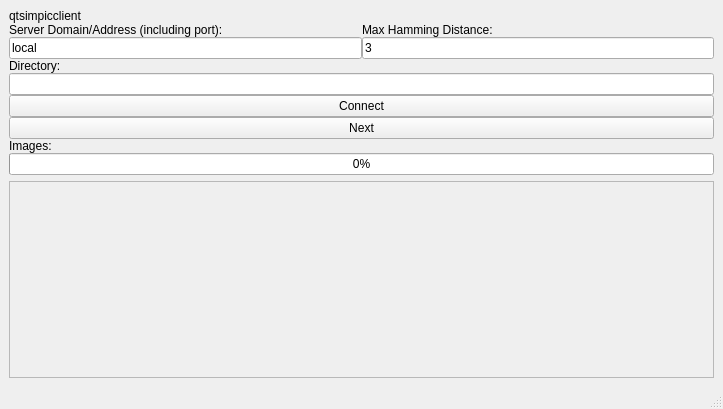
<?xml version="1.0" encoding="UTF-8"?>
<ui version="4.0">
 <class>MainWindow</class>
 <widget class="QMainWindow" name="MainWindow">
  <property name="geometry">
   <rect>
    <x>0</x>
    <y>0</y>
    <width>723</width>
    <height>409</height>
   </rect>
  </property>
  <property name="windowTitle">
   <string>MainWindow</string>
  </property>
  <widget class="QWidget" name="centralwidget">
   <layout class="QGridLayout" name="gridLayout">
    <item row="0" column="0">
     <layout class="QVBoxLayout" name="verticalLayout">
      <property name="spacing">
       <number>0</number>
      </property>
      <item>
       <widget class="QLabel" name="label_2">
        <property name="text">
         <string>qtsimpicclient</string>
        </property>
       </widget>
      </item>
      <item>
       <layout class="QHBoxLayout" name="horizontalLayout_4">
        <item>
         <widget class="QLabel" name="label_5">
          <property name="text">
           <string>Server Domain/Address (including port):</string>
          </property>
         </widget>
        </item>
        <item>
         <widget class="QLabel" name="label">
          <property name="text">
           <string>Max Hamming Distance:</string>
          </property>
         </widget>
        </item>
       </layout>
      </item>
      <item>
       <layout class="QHBoxLayout" name="horizontalLayout_2">
        <item>
         <widget class="QLineEdit" name="serverAddress">
          <property name="toolTip">
           <string>&lt;html&gt;&lt;head/&gt;&lt;body&gt;&lt;p&gt;The ip:port or domain:port format of the Simpic server to connect to.&lt;/p&gt;&lt;/body&gt;&lt;/html&gt;</string>
          </property>
          <property name="text">
           <string>local</string>
          </property>
         </widget>
        </item>
        <item>
         <widget class="QLineEdit" name="hammingDistance">
          <property name="toolTip">
           <string>&lt;html&gt;&lt;head/&gt;&lt;body&gt;&lt;p&gt;The value that determines the threshold of similarity. The higher the value, the less the algorithm cares about image differences. Any value above 6 is unreasonable. Values at or below 0 are undefined, obviously.&lt;/p&gt;&lt;/body&gt;&lt;/html&gt;</string>
          </property>
          <property name="text">
           <string>3</string>
          </property>
         </widget>
        </item>
       </layout>
      </item>
      <item>
       <widget class="QLabel" name="label_3">
        <property name="text">
         <string>Directory:</string>
        </property>
       </widget>
      </item>
      <item>
       <widget class="QLineEdit" name="directory">
        <property name="toolTip">
         <string>&lt;html&gt;&lt;head/&gt;&lt;body&gt;&lt;p&gt;The directory to scan.&lt;/p&gt;&lt;/body&gt;&lt;/html&gt;</string>
        </property>
       </widget>
      </item>
      <item>
       <widget class="QPushButton" name="connectButton">
        <property name="toolTip">
         <string>&lt;html&gt;&lt;head/&gt;&lt;body&gt;&lt;p&gt;Connect to an existing and running Simpic server. If you want to preform a scan on your local machine--but don't have a server running--click the Local button instead.&lt;/p&gt;&lt;/body&gt;&lt;/html&gt;</string>
        </property>
        <property name="text">
         <string>Connect</string>
        </property>
       </widget>
      </item>
      <item>
       <widget class="QPushButton" name="nextButton">
        <property name="toolTip">
         <string>&lt;html&gt;&lt;head/&gt;&lt;body&gt;&lt;p&gt;Go to the next set of images and move the selected images to Simpic's recycling bin (on wherever the server daemon is hosted).&lt;/p&gt;&lt;/body&gt;&lt;/html&gt;</string>
        </property>
        <property name="text">
         <string>Next</string>
        </property>
       </widget>
      </item>
      <item>
       <widget class="QLabel" name="mediasLoadedLabel">
        <property name="text">
         <string>Images: </string>
        </property>
       </widget>
      </item>
      <item>
       <widget class="QProgressBar" name="progressBar">
        <property name="toolTip">
         <string>&lt;html&gt;&lt;head/&gt;&lt;body&gt;&lt;p&gt;How many sets have we gone through so far, as a percentage of the entire amount of sets we should expect?&lt;/p&gt;&lt;/body&gt;&lt;/html&gt;</string>
        </property>
        <property name="value">
         <number>0</number>
        </property>
       </widget>
      </item>
     </layout>
    </item>
    <item row="1" column="0">
     <layout class="QHBoxLayout" name="horizontalLayout_5">
      <item>
       <widget class="QScrollArea" name="scrollArea">
        <property name="widgetResizable">
         <bool>true</bool>
        </property>
        <widget class="QWidget" name="scrollAreaWidgetContents_4">
         <property name="geometry">
          <rect>
           <x>0</x>
           <y>0</y>
           <width>701</width>
           <height>158</height>
          </rect>
         </property>
        </widget>
       </widget>
      </item>
     </layout>
    </item>
   </layout>
  </widget>
  <widget class="QMenuBar" name="menubar">
   <property name="geometry">
    <rect>
     <x>0</x>
     <y>0</y>
     <width>723</width>
     <height>20</height>
    </rect>
   </property>
  </widget>
  <widget class="QStatusBar" name="statusbar"/>
 </widget>
 <resources/>
 <connections/>
</ui>
